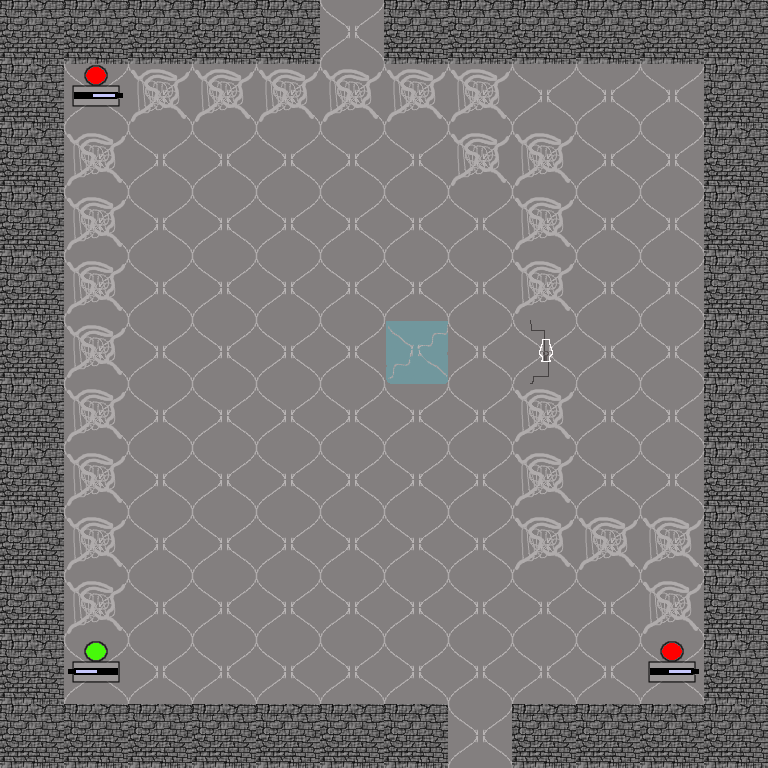

Rendered tile map (Tiled .tmx) drawn with the repository's tilesets; below, a short description and the map source with its tile grids summarised:
An orthogonal 12x12 tile map with 64x64 px tiles, 1 tile layer (Tile Layer 1).

<map version="1.0" orientation="orthogonal" width="12" height="12" tilewidth="64" tileheight="64">
 <tileset firstgid="1" name="Electrolyte" tilewidth="64" tileheight="64">
  <image source="../../img/tileset.png" width="512" height="512" />
 </tileset>
 <layer name="Tile Layer 1" width="12" height="12">
  <data>[144 cells, 144 non-empty, 7 distinct tile ids]</data>
 </layer>
</map>